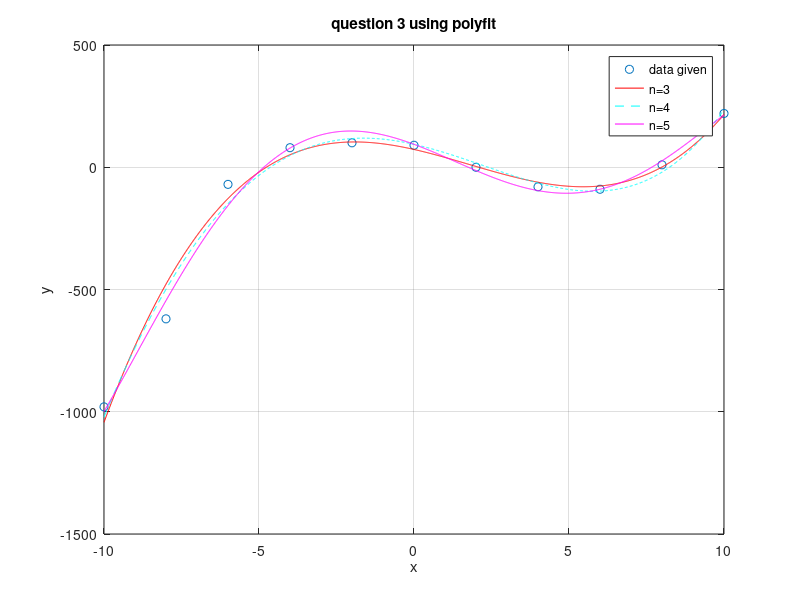

Write MATLAB code to recreate this figure.
clc
clear

x=[-10 -8 -6 -4 -2 0 2 4 6 8 10];%defining arrays of x
y=[-980 -620 -70 80 100 90 0 -80 -90 10 220];%defining arrays of y

figure(1) 
plot(x,y)
grid on

%by using polyfit and n=3,4,5 we will create three different plots, eahc
%more accurate than the last one.
p=polyfit(x,y,3);
xx=min(x):0.01:max(x);
yy=p(1)*xx.^3+p(2)*xx.^2+p(3).*xx+p(4);

p4=polyfit(x,y,4);
xx4=min(x):0.01:max(x);
yy4=p4(1)*xx4.^4+p4(2)*xx4.^3+p4(3).*xx4.^2+p4(4)*xx4+p4(5);

p5=polyfit(x,y,5);
xx5=min(x):0.01:max(x);
yy5=p5(1)*xx5.^5+p5(2)*xx5.^4+p5(3).*xx5.^3+p5(4)*xx5.^2+p5(5)*xx5+p5(6);

plot(x,y,"o", xx, yy, "-r", xx4, yy4, "--c", xx5, yy5, "-m")
title('question 3 using polyfit')
xlabel('x')
ylabel('y')
legend('data given','n=3','n=4','n=5')
grid on
